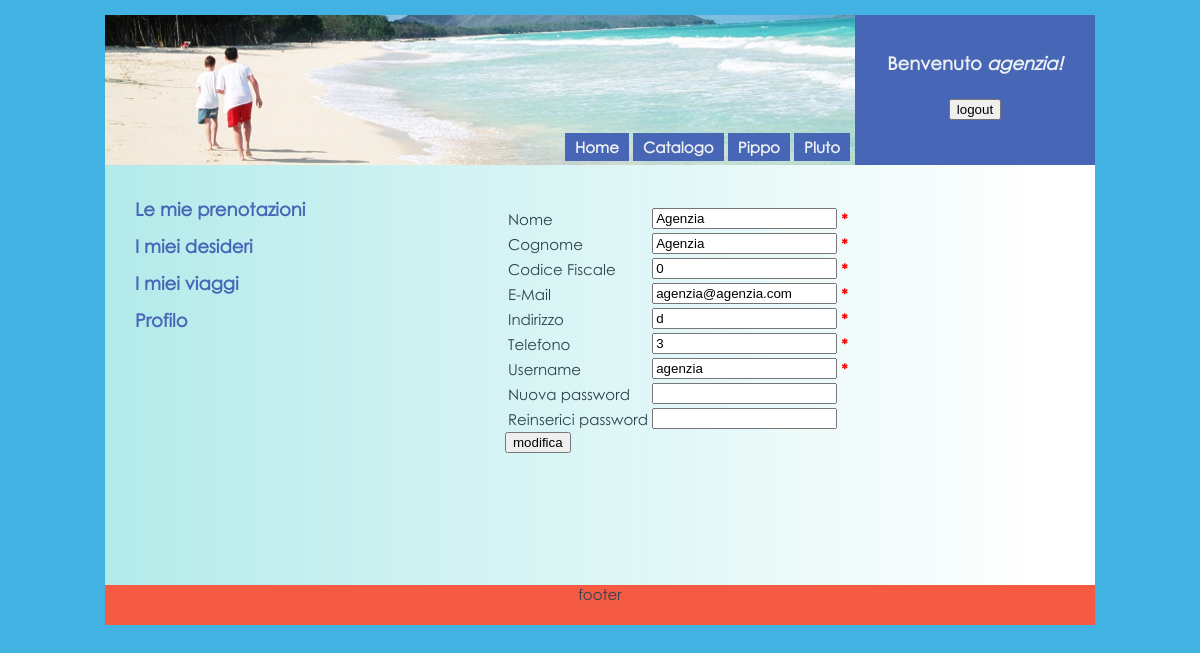
The page /gestioneprofilo.php (signed in) on the database its author committed.
### tables this page shows
CREATE TABLE IF NOT EXISTS `utente` (
  `cf` varchar(50) NOT NULL,
  `nome` varchar(50) NOT NULL,
  `cognome` varchar(50) NOT NULL,
  `mail` varchar(50) NOT NULL,
  `indirizzo` varchar(50) NOT NULL,
  `tel` varchar(50) NOT NULL,
  `user` varchar(50) NOT NULL,
  `password` varchar(500) NOT NULL,
  PRIMARY KEY (`user`)
);

### database.php (called while the page is built, shortened)
<?php
    class database{
        public static function qSelect($conn, $sql){
            $risposta = mysql_query($sql)
                or die("Errore nell'esecuzione della query di selezione: " . mysql_error());
            return $risposta;
        }
    }
?>

### gestioneprofilo.php (the view, shortened to what this page needs)
<!DOCTYPE HTML PUBLIC "-//W3C//DTD HTML 4.01 Transitional//EN" "http://www.w3.org/TR/html4/loose.dtd">
<html>
  <head>
    <link rel="stylesheet" type="text/css" href="./style/style.css">
  </head>
  <body>
    <div id="container">
    <div id="header_container">
	<div id="logo">
			<span id="menu">
				<a href="index.php"><span class="btn_menu">Home</span></a>
				<a href="#"><span class="btn_menu">Catalogo</span></a>
				<a href="#"><span class="btn_menu">Pippo</span></a>
				<a href="#"><span class="btn_menu">Pluto</span></a>
			</span>
	</div>
	<div id="login">
		<?php
				echo "<br><br><h2>Benvenuto<a href='homepersonale.php'> " . $_SESSION['username'] . "!</a></h2><br>";
		?>
        <form method='POST' action='logout.php'>
                    <input type='submit' value='logout'>
		 </form>
	</div>
	</div>
      <div id="content_container">
	<div id="content">
		<?php
			include_once 'database.php';
			$conn=database::dbConnect();
				$user=$_SESSION['username'];
				$query="SELECT * FROM utente WHERE user='".$user."'";
				$result=database::qSelect($conn,$query);
				$utente=mysql_fetch_array($result);
				$html="<div>";
				$html =$html."
					<form method='post'  name='reg_form' action='gestioneprofilo.php'>
						<table>
						<tr><td>Nome</td><td><input type='text' name='nome' value='".$utente['nome']."'></td><td style='color:red;font-weight:bold'>*</td></tr>
						<tr><td>Cognome</td><td><input type='text' name='cognome'value='".$utente['cognome']."'></td><td style='color:red;font-weight:bold'>*</td></tr>
						<tr><td>Codice Fiscale</td><td><input type='text' name='cf' value='".$utente['cf']."'></td><td style='color:red;font-weight:bold'>*</td></tr>
						<tr><td>E-Mail</td><td><input type='text' name='mail' value='".$utente['mail']."'></td><td style='color:red;font-weight:bold'>*</td></tr>
						<tr><td>Indirizzo</td><td><input type='text' name='indirizzo' value='".$utente['indirizzo']."'></td><td style='color:red;font-weight:bold'>*</td></tr>
						<tr><td>Telefono</td><td><input type='text' name='tel' value='".$utente['tel']."'></td><td style='color:red;font-weight:bold'>*</td></tr>
						<tr><td>Username</td><td><input type='text' name='username' value='".$utente['user']."'></td><td style='color:red;font-weight:bold'>*</td></tr>
						<tr><td>Nuova password</td><td><input type='password' name='password'></td></tr>
						<tr><td>Reinserici password</td><td><input type='password' name='conf_password'></td></tr>
						</table>
						<input type='button' value='modifica' onclick='check_reg(\"m\")'>
					</form>
					</div>";
				echo $html;
		?>
	</div>
	<div id="navigation">
    			<br>
                <div class="btn_navigation"><a href="#">Le mie prenotazioni</a></div>
				<div class="btn_navigation"><a href="#">I miei desideri</a></div>
                <div class="btn_navigation"><a href="#">I miei viaggi</a></div>
                <div class="btn_navigation"><a href="gestioneprofilo.php">Profilo</a></div>
  	</div>
      </div>
      <div id="footer">
		<div>footer</div>
      </div>
    </div>
  </body>
</html>

### style/style.css (style rules this page uses)
html,body { font-family: "Century Gothic", verdana, sans-serif; font-size: 15px; color: #2E4350; height: 100%; margin: 0; padding: 0; }
body { font-family: "Century Gothic", verdana, sans-serif; font-size: 15px; background-color: #42B2E3; text-align:center; }
#container { width: 990px; margin: 0 auto; margin-top: 15px; text-align: left; }
#header_container { width: 990px; line-height: 1; margin: 0 auto; background: #ECF0F1; height: 150px; text-align: center; }
#logo { float:left; width:750px; height:150px; background: url("images/header.png"); }
#logo a { text-decoration: none; font-weight: bold; color: #ECF0F1; }
#menu { float:right; padding-top:125px; padding-right: 5px; }
.btn_menu { width: 90px; height: 25px; padding-top: 5px; padding-bottom: 5px; padding-left: 10px; padding-right: 10px; background-color: #4766B5; }
#login { font-size: 12px; color: #ECF0F1; float:right; width:240px; height:150px; background-color: #4766B5; }
#login a { text-decoration: none; font-weight: bold; font-style: oblique; color: #ECF0F1; }
#content_container { overflow:hidden; width: 990px; margin: 0 auto; min-height:420px; }
#content { float: right; width: 750px; background: url("images/cont_background.png") repeat-y; padding-bottom: 10000px; margin-bottom: -10000px; }
#content form { padding-left:160px; padding-top:40px; }
#navigation { float: left; width:240px; background: url("images/nav_background.png") repeat-y; padding-bottom: 10000px; margin-bottom: -10000px; }
#navigation a { text-decoration:none; color: #4766B5; font-size:18px; font-weight:bold; }
.btn_navigation { padding-left:30px; padding-top:15px; }
#footer { background-color: #F55A42; width: 990px; margin: 0 auto; text-align: center; height: 40px; clear:both; }

### rows shown on the page
utente: nome "Agenzia", cf "0", mail "agenzia@agenzia.com", indirizzo "d", tel "3", username "agenzia"

### other values the page prints
$_SESSION['username'] "agenzia"
